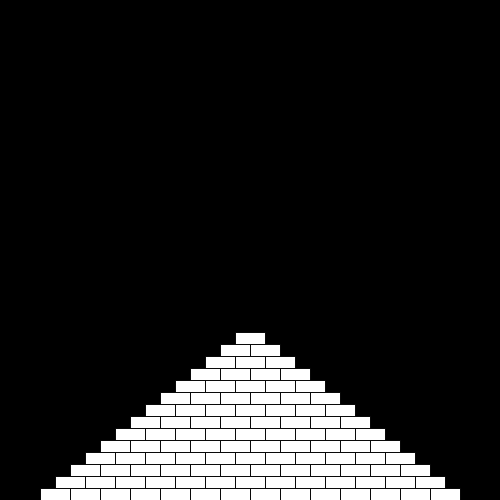
Frame 1 (no input)
Frame 60 (the mouse pressed at the canvas centre just before this capture): identical to frame 1, image omitted
Frame 120 (the mouse held since frame 60 and released just before this capture): identical to frame 1, image omitted

The Processing sketch that drew this single still picture (run headless with seeded random() and noise(); from frame 60 on, the mouse is pressed at the canvas centre):

// Processing sketch: StanfordPyramid
// ── StanfordPyramid.pde
//centered at bottom of window ^use a var for BRICK_WIDTH, ^BRICK_HEIGHT, ^BRICKS_IN_BASE ^2 FOR loops ^only use Rect() once ^
//finished around 25 min - 3:35 ish to 4:00
public int BRICK_WIDTH;
public int BRICK_HEIGHT;
public int BRICKS_IN_BASE;
public int BRICKS_CURRENT_LAYER;
public int xLoc;
public int yLoc;
void setup() {
  background(0);
  BRICK_WIDTH = 30;
  BRICK_HEIGHT = 12;
  BRICKS_IN_BASE = 14;
  BRICKS_CURRENT_LAYER = BRICKS_IN_BASE;
  size(500,500);
  xLoc = (width/2)-((BRICK_WIDTH*BRICKS_IN_BASE)/2);
  yLoc = 500-BRICK_HEIGHT;
}

void draw() {
   MakePyramid();
   //MakePyramidOptimized();
}

public void MakePyramid() {
  for(int i = 1; i<BRICKS_IN_BASE+1; i++) {
     for(int z = 1; z<BRICKS_CURRENT_LAYER+1; z++) {
       stroke(9);
       rect(xLoc,yLoc,BRICK_WIDTH,BRICK_HEIGHT);
       xLoc += BRICK_WIDTH;
     }
     BRICKS_CURRENT_LAYER -= 1;
     xLoc = (width/2)-((BRICK_WIDTH*BRICKS_IN_BASE)/2)+(BRICK_WIDTH/2)*i;
     yLoc -= BRICK_HEIGHT;
   }
}

/*public void MakePyramidOptimized() {
   for(int BrickYLoc = 500-(BRICK_HEIGHT*(BRICKS_IN_BASE-BRICKS_CURRENT_LAYER+1)); BrickYLoc<BRICKS_IN_BASE+1; BrickYLoc-=BRICK_HEIGHT) {
     for(int BrickXLoc = (width/2)-((BRICK_WIDTH*BRICKS_CURRENT_LAYER)/2); BrickXLoc<BRICKS_CURRENT_LAYER+1; BrickXLoc+=BRICK_WIDTH) {
         stroke(9);
         rect(BrickXLoc,BrickYLoc,BRICK_WIDTH,BRICK_HEIGHT);
     }
   }
}*/
                            /*vVv optimizing attempts vVv*/
//public void MapePyramidEfficient() {//for(int yLoc = 500-BRICK_HEIGHT; yLoc<(BRICKS_IN_BASE+1)*(BRICK_HEIGHT); yLoc-=BRICK_HEIGHT) {
//for(int xLoc = 1; xLoc<BRICKS_CURRENT_LAYER+1; xLoc++) {//stroke(9);//rect(xLoc,yLoc,BRICK_WIDTH,BRICK_HEIGHT);//xLoc += BRICK_WIDTH;
//}//BRICKS_CURRENT_LAYER -= 1;//xLoc = (width/2)-((BRICK_WIDTH*BRICKS_IN_BASE)/2)+(BRICK_WIDTH/2)*i;//yLoc -= BRICK_HEIGHT;//}//}
